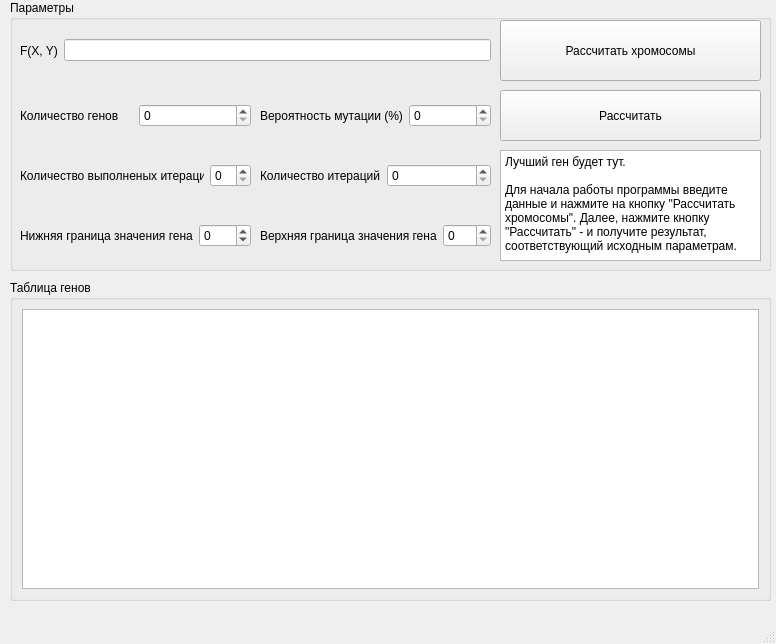
<?xml version="1.0" encoding="UTF-8"?>
<ui version="4.0">
 <class>MainWindow</class>
 <widget class="QMainWindow" name="MainWindow">
  <property name="geometry">
   <rect>
    <x>0</x>
    <y>0</y>
    <width>776</width>
    <height>644</height>
   </rect>
  </property>
  <property name="windowTitle">
   <string>MainWindow</string>
  </property>
  <widget class="QWidget" name="centralwidget">
   <widget class="QGroupBox" name="TableGroupBox">
    <property name="geometry">
     <rect>
      <x>10</x>
      <y>280</y>
      <width>761</width>
      <height>321</height>
     </rect>
    </property>
    <property name="title">
     <string>Таблица генов</string>
    </property>
    <layout class="QVBoxLayout" name="verticalLayout_2">
     <item>
      <widget class="QTableWidget" name="tableWidget"/>
     </item>
    </layout>
   </widget>
   <widget class="QGroupBox" name="SettingsGroupBox">
    <property name="geometry">
     <rect>
      <x>10</x>
      <y>0</y>
      <width>761</width>
      <height>271</height>
     </rect>
    </property>
    <property name="title">
     <string>Параметры</string>
    </property>
    <widget class="QWidget" name="">
     <property name="geometry">
      <rect>
       <x>10</x>
       <y>20</y>
       <width>471</width>
       <height>61</height>
      </rect>
     </property>
     <layout class="QHBoxLayout" name="horizontalLayout_6">
      <item>
       <widget class="QLabel" name="label_5">
        <property name="text">
         <string>F(X, Y)</string>
        </property>
       </widget>
      </item>
      <item>
       <widget class="QLineEdit" name="funcQLE">
        <property name="sizePolicy">
         <sizepolicy hsizetype="Expanding" vsizetype="Fixed">
          <horstretch>0</horstretch>
          <verstretch>0</verstretch>
         </sizepolicy>
        </property>
       </widget>
      </item>
     </layout>
    </widget>
    <widget class="QWidget" name="layoutWidget">
     <property name="geometry">
      <rect>
       <x>10</x>
       <y>90</y>
       <width>231</width>
       <height>51</height>
      </rect>
     </property>
     <layout class="QHBoxLayout" name="horizontalLayout_7">
      <item>
       <widget class="QLabel" name="label_6">
        <property name="text">
         <string>Количество генов</string>
        </property>
       </widget>
      </item>
      <item>
       <widget class="QSpinBox" name="spinBox"/>
      </item>
     </layout>
    </widget>
    <widget class="QWidget" name="layoutWidget_2">
     <property name="geometry">
      <rect>
       <x>250</x>
       <y>90</y>
       <width>231</width>
       <height>51</height>
      </rect>
     </property>
     <layout class="QHBoxLayout" name="horizontalLayout_8">
      <item>
       <widget class="QLabel" name="label_7">
        <property name="text">
         <string>Вероятность мутации (%)</string>
        </property>
       </widget>
      </item>
      <item>
       <widget class="QSpinBox" name="spinBox_2"/>
      </item>
     </layout>
    </widget>
    <widget class="QWidget" name="layoutWidget_4">
     <property name="geometry">
      <rect>
       <x>10</x>
       <y>150</y>
       <width>231</width>
       <height>51</height>
      </rect>
     </property>
     <layout class="QHBoxLayout" name="horizontalLayout_10">
      <item>
       <widget class="QLabel" name="label_9">
        <property name="text">
         <string>Количество выполненых итераций</string>
        </property>
       </widget>
      </item>
      <item>
       <widget class="QSpinBox" name="spinBox_4"/>
      </item>
     </layout>
    </widget>
    <widget class="QWidget" name="layoutWidget_5">
     <property name="geometry">
      <rect>
       <x>250</x>
       <y>150</y>
       <width>231</width>
       <height>51</height>
      </rect>
     </property>
     <layout class="QHBoxLayout" name="horizontalLayout_11">
      <property name="sizeConstraint">
       <enum>QLayout::SetDefaultConstraint</enum>
      </property>
      <item>
       <widget class="QLabel" name="label_10">
        <property name="text">
         <string>Количество итераций</string>
        </property>
       </widget>
      </item>
      <item>
       <widget class="QSpinBox" name="spinBox_5"/>
      </item>
     </layout>
    </widget>
    <widget class="QWidget" name="layoutWidget_6">
     <property name="geometry">
      <rect>
       <x>10</x>
       <y>210</y>
       <width>231</width>
       <height>51</height>
      </rect>
     </property>
     <layout class="QHBoxLayout" name="horizontalLayout_12">
      <item>
       <widget class="QLabel" name="label_11">
        <property name="text">
         <string>Нижняя граница значения гена</string>
        </property>
       </widget>
      </item>
      <item>
       <widget class="QSpinBox" name="spinBox_6">
        <property name="minimum">
         <number>-100</number>
        </property>
        <property name="maximum">
         <number>100</number>
        </property>
       </widget>
      </item>
     </layout>
    </widget>
    <widget class="QWidget" name="layoutWidget_7">
     <property name="geometry">
      <rect>
       <x>250</x>
       <y>210</y>
       <width>231</width>
       <height>51</height>
      </rect>
     </property>
     <layout class="QHBoxLayout" name="horizontalLayout_13">
      <item>
       <widget class="QLabel" name="label_12">
        <property name="text">
         <string>Верхняя граница значения гена</string>
        </property>
       </widget>
      </item>
      <item>
       <widget class="QSpinBox" name="spinBox_7"/>
      </item>
     </layout>
    </widget>
    <widget class="QPushButton" name="pushButton">
     <property name="geometry">
      <rect>
       <x>490</x>
       <y>20</y>
       <width>261</width>
       <height>61</height>
      </rect>
     </property>
     <property name="text">
      <string>Рассчитать хромосомы</string>
     </property>
    </widget>
    <widget class="QPushButton" name="pushButton_2">
     <property name="geometry">
      <rect>
       <x>490</x>
       <y>90</y>
       <width>261</width>
       <height>51</height>
      </rect>
     </property>
     <property name="text">
      <string>Рассчитать</string>
     </property>
    </widget>
    <widget class="QPlainTextEdit" name="plainTextEdit">
     <property name="geometry">
      <rect>
       <x>490</x>
       <y>150</y>
       <width>261</width>
       <height>111</height>
      </rect>
     </property>
     <property name="plainText">
      <string>Лучший ген будет тут.

Для начала работы программы введите данные и нажмите на кнопку &quot;Рассчитать хромосомы&quot;. Далее, нажмите кнопку &quot;Рассчитать&quot; - и получите результат, соответствующий исходным параметрам.</string>
     </property>
    </widget>
   </widget>
  </widget>
  <widget class="QMenuBar" name="menubar">
   <property name="geometry">
    <rect>
     <x>0</x>
     <y>0</y>
     <width>776</width>
     <height>21</height>
    </rect>
   </property>
  </widget>
  <widget class="QStatusBar" name="statusbar"/>
 </widget>
 <resources/>
 <connections/>
</ui>
